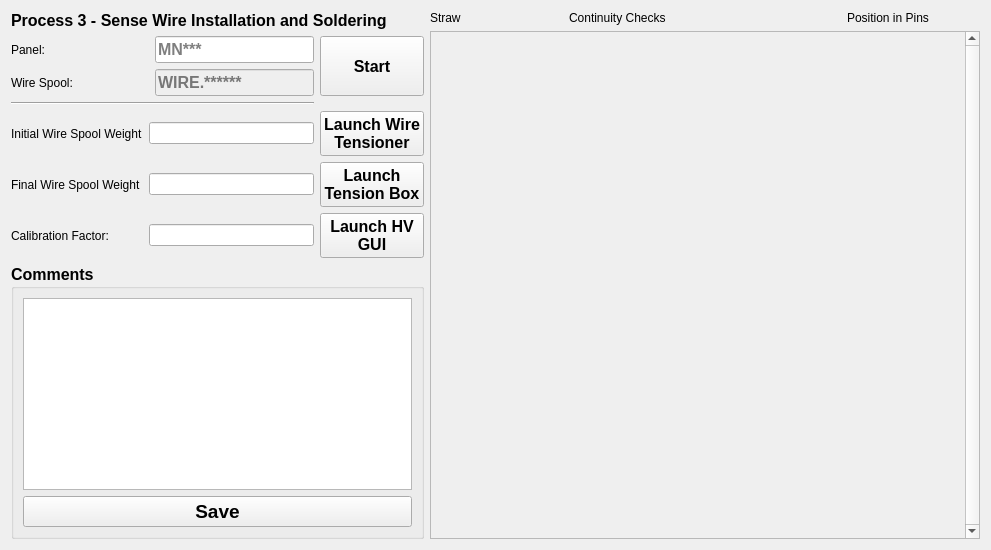
              <widget class="QWidget" name="p3Wire">
               <layout class="QGridLayout" name="gridLayout_30">
                <item row="0" column="0">
                 <widget class="QLabel" name="label_6">
                  <property name="font">
                   <font>
                    <family>Arial</family>
                    <pointsize>12</pointsize>
                    <weight>75</weight>
                    <bold>true</bold>
                   </font>
                  </property>
                  <property name="text">
                   <string>Process 3 - Sense Wire Installation and Soldering</string>
                  </property>
                 </widget>
                </item>
                <item row="0" column="1" rowspan="2">
                 <layout class="QGridLayout" name="gridLayout_31">
                  <item row="0" column="0">
                   <widget class="QLabel" name="label_22">
                    <property name="text">
                     <string>Straw</string>
                    </property>
                   </widget>
                  </item>
                  <item row="1" column="0" colspan="4">
                   <widget class="QScrollArea" name="scrollArea">
                    <property name="enabled">
                     <bool>true</bool>
                    </property>
                    <property name="minimumSize">
                     <size>
                      <width>550</width>
                      <height>0</height>
                     </size>
                    </property>
                    <property name="layoutDirection">
                     <enum>Qt::LeftToRight</enum>
                    </property>
                    <property name="lineWidth">
                     <number>1</number>
                    </property>
                    <property name="verticalScrollBarPolicy">
                     <enum>Qt::ScrollBarAlwaysOn</enum>
                    </property>
                    <property name="sizeAdjustPolicy">
                     <enum>QAbstractScrollArea::AdjustToContents</enum>
                    </property>
                    <property name="widgetResizable">
                     <bool>true</bool>
                    </property>
                    <widget class="QWidget" name="scrollAreaWidgetContents">
                     <property name="geometry">
                      <rect>
                       <x>0</x>
                       <y>0</y>
                       <width>531</width>
                       <height>18</height>
                      </rect>
                     </property>
                     <layout class="QGridLayout" name="gridLayout">
                      <property name="horizontalSpacing">
                       <number>3</number>
                      </property>
                     </layout>
                    </widget>
                   </widget>
                  </item>
                  <item row="0" column="1" alignment="Qt::AlignLeft">
                   <widget class="QLabel" name="label_34">
                    <property name="text">
                     <string>Continuity Checks</string>
                    </property>
                   </widget>
                  </item>
                  <item row="0" column="3">
                   <widget class="QLabel" name="label_32">
                    <property name="text">
                     <string>Position in Pins</string>
                    </property>
                   </widget>
                  </item>
                 </layout>
                </item>
                <item row="1" column="0">
                 <layout class="QGridLayout" name="gridLayout_64">
                  <item row="2" column="0">
                   <widget class="QLabel" name="label_5">
                    <property name="text">
                     <string>Panel:</string>
                    </property>
                   </widget>
                  </item>
                  <item row="5" column="0" colspan="3">
                   <widget class="Line" name="line">
                    <property name="orientation">
                     <enum>Qt::Horizontal</enum>
                    </property>
                   </widget>
                  </item>
                  <item row="6" column="0">
                   <widget class="QLabel" name="label_41">
                    <property name="text">
                     <string>Initial Wire Spool Weight</string>
                    </property>
                   </widget>
                  </item>
                  <item row="6" column="1" colspan="2">
                   <widget class="QLineEdit" name="initialWireWeightLE">
                    <property name="maximumSize">
                     <size>
                      <width>16777215</width>
                      <height>16777215</height>
                     </size>
                    </property>
                   </widget>
                  </item>
                  <item row="7" column="0">
                   <widget class="QLabel" name="label_42">
                    <property name="text">
                     <string>Final Wire Spool Weight</string>
                    </property>
                   </widget>
                  </item>
                  <item row="7" column="1" colspan="2">
                   <widget class="QLineEdit" name="finalWireWeightLE">
                    <property name="maximumSize">
                     <size>
                      <width>16777215</width>
                      <height>16777215</height>
                     </size>
                    </property>
                   </widget>
                  </item>
                  <item row="8" column="0">
                   <widget class="QLabel" name="label_15">
                    <property name="text">
                     <string>Calibration Factor:</string>
                    </property>
                   </widget>
                  </item>
                  <item row="8" column="1" colspan="2">
                   <widget class="QLineEdit" name="panelInput3_2">
                    <property name="sizePolicy">
                     <sizepolicy hsizetype="Expanding" vsizetype="Fixed">
                      <horstretch>0</horstretch>
                      <verstretch>0</verstretch>
                     </sizepolicy>
                    </property>
                    <property name="maximumSize">
                     <size>
                      <width>16777215</width>
                      <height>16777215</height>
                     </size>
                    </property>
                    <property name="text">
                     <string/>
                    </property>
                    <property name="maxLength">
                     <number>5</number>
                    </property>
                   </widget>
                  </item>
                  <item row="2" column="2">
                   <widget class="QLineEdit" name="panelInput3">
                    <property name="sizePolicy">
                     <sizepolicy hsizetype="Expanding" vsizetype="Fixed">
                      <horstretch>0</horstretch>
                      <verstretch>0</verstretch>
                     </sizepolicy>
                    </property>
                    <property name="maximumSize">
                     <size>
                      <width>16777215</width>
                      <height>16777215</height>
                     </size>
                    </property>
                    <property name="font">
                     <font>
                      <family>Arial</family>
                      <pointsize>12</pointsize>
                      <weight>75</weight>
                      <bold>true</bold>
                     </font>
                    </property>
                    <property name="text">
                     <string/>
                    </property>
                    <property name="maxLength">
                     <number>5</number>
                    </property>
                    <property name="placeholderText">
                     <string>MN***</string>
                    </property>
                   </widget>
                  </item>
                  <item row="3" column="0">
                   <widget class="QLabel" name="label_12">
                    <property name="text">
                     <string>Wire Spool:</string>
                    </property>
                   </widget>
                  </item>
                  <item row="2" column="3" rowspan="2">
                   <widget class="QPushButton" name="startbutton3">
                    <property name="sizePolicy">
                     <sizepolicy hsizetype="Preferred" vsizetype="Preferred">
                      <horstretch>0</horstretch>
                      <verstretch>0</verstretch>
                     </sizepolicy>
                    </property>
                    <property name="font">
                     <font>
                      <family>Arial</family>
                      <pointsize>12</pointsize>
                      <weight>75</weight>
                      <bold>true</bold>
                     </font>
                    </property>
                    <property name="text">
                     <string>Start</string>
                    </property>
                   </widget>
                  </item>
                  <item row="3" column="2">
                   <widget class="QLineEdit" name="wireInput">
                    <property name="enabled">
                     <bool>false</bool>
                    </property>
                    <property name="sizePolicy">
                     <sizepolicy hsizetype="Expanding" vsizetype="Fixed">
                      <horstretch>0</horstretch>
                      <verstretch>0</verstretch>
                     </sizepolicy>
                    </property>
                    <property name="maximumSize">
                     <size>
                      <width>16777215</width>
                      <height>16777215</height>
                     </size>
                    </property>
                    <property name="font">
                     <font>
                      <family>Arial</family>
                      <pointsize>12</pointsize>
                      <weight>75</weight>
                      <bold>true</bold>
                     </font>
                    </property>
                    <property name="text">
                     <string/>
                    </property>
                    <property name="maxLength">
                     <number>11</number>
                    </property>
                    <property name="placeholderText">
                     <string>WIRE.******</string>
                    </property>
                   </widget>
                  </item>
                  <item row="4" column="0">
                   <layout class="QGridLayout" name="gridLayout_69"/>
                  </item>
                  <item row="6" column="3">
                   <widget class="QPushButton" name="launch_wire_tensioner">
                    <property name="sizePolicy">
                     <sizepolicy hsizetype="Preferred" vsizetype="Fixed">
                      <horstretch>0</horstretch>
                      <verstretch>0</verstretch>
                     </sizepolicy>
                    </property>
                    <property name="font">
                     <font>
                      <family>Arial</family>
                      <pointsize>12</pointsize>
                      <weight>75</weight>
                      <bold>true</bold>
                     </font>
                    </property>
                    <property name="text">
                     <string>Launch Wire 
Tensioner</string>
                    </property>
                   </widget>
                  </item>
                  <item row="7" column="3">
                   <widget class="QPushButton" name="launch_tension_box">
                    <property name="font">
                     <font>
                      <family>Arial</family>
                      <pointsize>12</pointsize>
                      <weight>75</weight>
                      <bold>true</bold>
                     </font>
                    </property>
                    <property name="text">
                     <string>Launch
Tension Box</string>
                    </property>
                   </widget>
                  </item>
                  <item row="8" column="3">
                   <widget class="QPushButton" name="launchHVpro3">
                    <property name="sizePolicy">
                     <sizepolicy hsizetype="Preferred" vsizetype="Fixed">
                      <horstretch>0</horstretch>
                      <verstretch>0</verstretch>
                     </sizepolicy>
                    </property>
                    <property name="font">
                     <font>
                      <family>Arial</family>
                      <pointsize>12</pointsize>
                      <weight>75</weight>
                      <bold>true</bold>
                     </font>
                    </property>
                    <property name="text">
                     <string>Launch HV
GUI</string>
                    </property>
                   </widget>
                  </item>
                  <item row="9" column="0" colspan="4">
                   <widget class="QGroupBox" name="groupBox_8">
                    <property name="font">
                     <font>
                      <family>Arial</family>
                      <pointsize>12</pointsize>
                      <weight>75</weight>
                      <bold>true</bold>
                     </font>
                    </property>
                    <property name="title">
                     <string>Comments</string>
                    </property>
                    <layout class="QGridLayout" name="gridLayout_32">
                     <item row="0" column="0">
                      <widget class="QPlainTextEdit" name="commentBox3">
                       <property name="font">
                        <font>
                         <family>Arial</family>
                         <pointsize>12</pointsize>
                         <weight>75</weight>
                         <bold>true</bold>
                        </font>
                       </property>
                      </widget>
                     </item>
                     <item row="1" column="0">
                      <widget class="QPushButton" name="saveButton3">
                       <property name="sizePolicy">
                        <sizepolicy hsizetype="Preferred" vsizetype="Preferred">
                         <horstretch>0</horstretch>
                         <verstretch>0</verstretch>
                        </sizepolicy>
                       </property>
                       <property name="font">
                        <font>
                         <family>Arial</family>
                         <pointsize>14</pointsize>
                         <weight>75</weight>
                         <bold>true</bold>
                        </font>
                       </property>
                       <property name="text">
                        <string>Save</string>
                       </property>
                       <attribute name="buttonGroup">
                        <string notr="true">saveButtons</string>
                       </attribute>
                      </widget>
                     </item>
                    </layout>
                   </widget>
                  </item>
                 </layout>
                </item>
               </layout>
              </widget>
